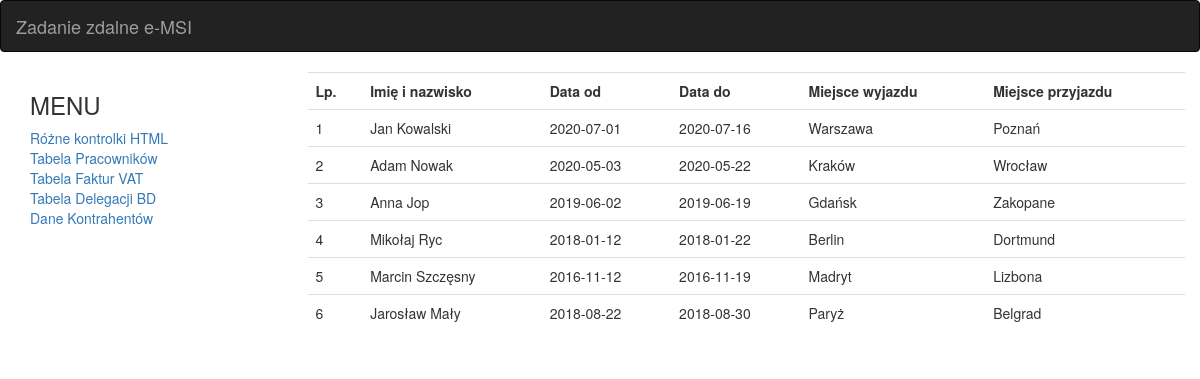
/bd.php, run on the app's committed database.
### tables this page shows
CREATE TABLE `bd` (
  `Lp` int(11) NOT NULL,
  `Name` varchar(4000) NOT NULL,
  `Data_od` date NOT NULL,
  `Data_do` date NOT NULL,
  `Miejsce_wyj` varchar(4000) NOT NULL,
  `Miejsce_przyj` varchar(4000) NOT NULL
);

### bd.php (the view, shortened to what this page needs)
<?php
require("header.php");
require("footer.php");
require("menu.php");
page_Header();
page_Menu();
?>
<div id="prawy">
<?php
require_once("config.php");
$baza = mysqli_connect($serwer, $user, $haslo, $baza_danych);
mysqli_query($baza, "SET NAMES 'utf8'");
?>
<table class="table table-hover">
	<tr>
	<th>Lp.</th>
		<th>Imię i nazwisko</th>
		<th>Data od</th>
		<th>Data do</th>
		<th>Miejsce wyjazdu</th>
		<th>Miejsce przyjazdu</th>
	</tr>
	<?php
	$query = "select * from bd order by 1";
	$zap = mysqli_query($baza, $query);
	while($row = mysqli_fetch_array($zap))
	{
		?>
	<tr>
	<?php
	for($i=0; $i < 6; $i++){
		?>
		<td><?php echo $row[$i];?> </td>
	<?php } ?>
	</tr>
	<?php } ?>
</table>
</div>
<?php
page_Footer();
?>

### header.php (shortened to what this page needs)
<?php
function page_Header(){
?>
<!DOCTYPE html>
<html lang="pl">
<head>
<link rel="stylesheet" href="style.css">
  <link rel="stylesheet" href="https://maxcdn.bootstrapcdn.com/bootstrap/3.4.1/css/bootstrap.min.css">
</head>
<body>
<nav class="navbar navbar-inverse">
  <div class="container-fluid">
    <div class="navbar-header">
      <a class="navbar-brand" href="kontrolki.php">Zadanie zdalne e-MSI</a>
    </div>
  </div>
</nav>
<div id="kontener" class="container-fluid">
<?php
}
?>

### menu.php
<?php
function page_Menu(){
?>
<div id="lewy">
<div class="container">
<h3>MENU</h3>
<a href="kontrolki.php">Różne kontrolki HTML</a><br/>
<a href="pracownicy.php">Tabela Pracowników</a><br/>
<a href="faktury.php">Tabela Faktur VAT</a><br/>
<a href="bd.php">Tabela Delegacji BD</a><br/>
<a href="kontrahent.php">Dane Kontrahentów</a><br/>
</div>
</div>
<?php
}
?>

### footer.php
<?php
function page_Footer(){
?>
</div>
</body>
</html>
<?php
}
?>

### style.css (style rules this page uses)
#kontener { width: 100%; }
#lewy { width: 25%; height: 80%; float: left; }
#prawy { width: 75%; height: 80%; float: right; }

### data on the page
bd: Lp "1", Name "Jan Kowalski", Data_od "2020-07-01", Data_do "2020-07-16", Miejsce_wyj "Warszawa", Miejsce_przyj "Poznań"
bd: Lp "2", Name "Adam Nowak", Data_od "2020-05-03", Data_do "2020-05-22", Miejsce_wyj "Kraków", Miejsce_przyj "Wrocław"
bd: Lp "3", Name "Anna Jop", Data_od "2019-06-02", Data_do "2019-06-19", Miejsce_wyj "Gdańsk", Miejsce_przyj "Zakopane"
bd: Lp "4", Name "Mikołaj Ryc", Data_od "2018-01-12", Data_do "2018-01-22", Miejsce_wyj "Berlin", Miejsce_przyj "Dortmund"
bd: Lp "5", Name "Marcin Szczęsny", Data_od "2016-11-12", Data_do "2016-11-19", Miejsce_wyj "Madryt", Miejsce_przyj "Lizbona"
bd: Lp "6", Name "Jarosław Mały", Data_od "2018-08-22", Data_do "2018-08-30", Miejsce_wyj "Paryż", Miejsce_przyj "Belgrad"
